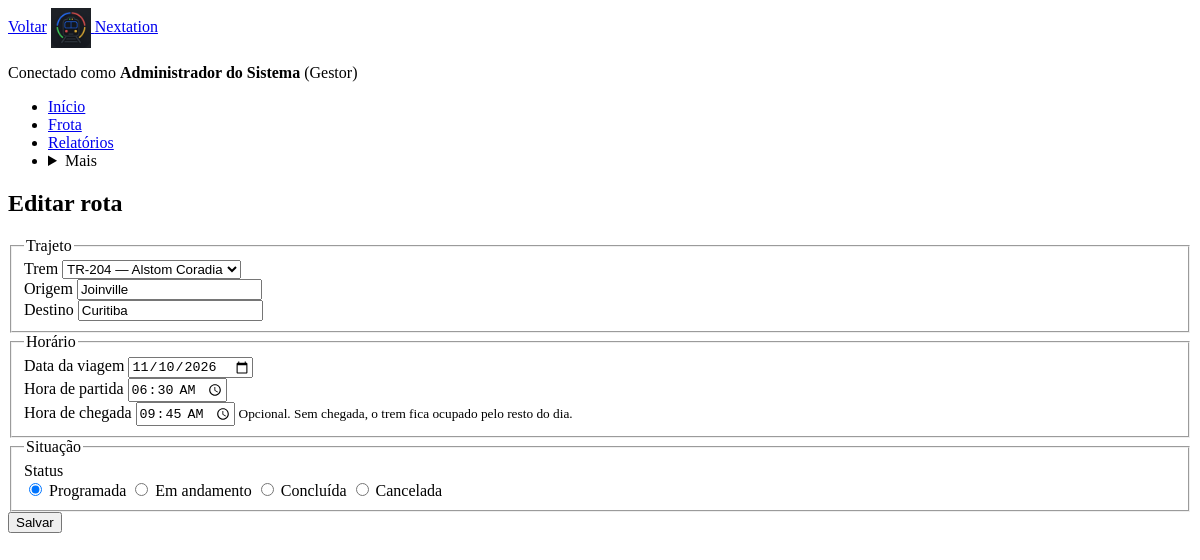
/rotas_form.php?id_rota=1 (signed in), run on the app's committed database.
### tables this page shows
CREATE TABLE rotas (
    id_rota INT NOT NULL AUTO_INCREMENT,
    id_trem INT NOT NULL,
    origem VARCHAR(80) NOT NULL,
    destino VARCHAR(80) NOT NULL,
    data_viagem DATE NOT NULL,
    hora_partida TIME NOT NULL,
    hora_chegada TIME,
    status ENUM('programada','em_andamento','concluida','cancelada') NOT NULL DEFAULT 'programada',
    PRIMARY KEY (id_rota),
    CONSTRAINT fk_rotas_trens FOREIGN KEY (id_trem) REFERENCES trens (id_trem) ON DELETE RESTRICT
);

CREATE TABLE trens (
    id_trem INT NOT NULL AUTO_INCREMENT,
    prefixo VARCHAR(10) NOT NULL,
    modelo VARCHAR(60) NOT NULL,
    ano INT NOT NULL,
    status ENUM('em_operacao','manutencao','inativo') NOT NULL DEFAULT 'em_operacao',
    capacidade DECIMAL(8,2) NOT NULL,
    ultima_inspecao DATE NULL,
    PRIMARY KEY (id_trem),
    UNIQUE KEY uq_trens_prefixo (prefixo)
);

### includes/funcoes.php (called while the page is built, shortened)
<?php
function e($texto)
{
    return htmlspecialchars((string)$texto, ENT_QUOTES, 'UTF-8');
}
function statusRotas()
{
    return [
        'programada'   => 'Programada',
        'em_andamento' => 'Em andamento',
        'concluida'    => 'Concluída',
        'cancelada'    => 'Cancelada',
    ];
}

### rotas_form.php (the view, shortened to what this page needs)
<?php
require __DIR__ . '/config/conexao.php';
require __DIR__ . '/includes/funcoes.php';
$volta = filtrosRotasQuery($_POST['volta'] ?? ($_GET['volta'] ?? ''));
$destino_volta = 'rotas.php' . ($volta !== '' ? '?' . $volta : '');
$erros = [];
$id_rota = 0;
$dados = ['id_trem' => '', 'origem' => '', 'destino' => '', 'data_viagem' => '', 'hora_partida' => '', 'hora_chegada' => '', 'status' => 'programada'];
if ($_SERVER['REQUEST_METHOD'] === 'POST') {
    $id_rota = (int)($_POST['id_rota'] ?? 0);
    $dados['id_trem']      = (int)($_POST['id_trem'] ?? 0);
    $dados['origem']       = trim($_POST['origem'] ?? '');
    $dados['destino']      = trim($_POST['destino'] ?? '');
    $dados['data_viagem']  = trim($_POST['data_viagem'] ?? '');
    $dados['hora_partida'] = trim($_POST['hora_partida'] ?? '');
    $dados['hora_chegada'] = trim($_POST['hora_chegada'] ?? '');
    $dados['status']       = $_POST['status'] ?? '';
    $stmt = $conexao->prepare('SELECT id_trem FROM trens WHERE id_trem = ?');
    $stmt->bind_param('i', $dados['id_trem']);
    $stmt->execute();
    if ($stmt->get_result()->num_rows === 0) {
        $erros[] = 'Selecione um trem válido.';
    }
    $stmt->close();
    if ($dados['origem'] === '' || strlen($dados['origem']) > 80) {
        $erros[] = 'Informe a origem (até 80 caracteres).';
    }
    if ($dados['destino'] === '' || strlen($dados['destino']) > 80) {
        $erros[] = 'Informe o destino (até 80 caracteres).';
    }
    if ($dados['origem'] !== '' && strcasecmp($dados['origem'], $dados['destino']) === 0) {
        $erros[] = 'Origem e destino devem ser diferentes.';
    }
    if (!dataValida($dados['data_viagem'])) {
        $erros[] = 'Informe uma data de viagem válida.';
    }
    $partida = horaValida($dados['hora_partida']);
    if ($partida === null) {
        $erros[] = 'Informe uma hora de partida válida.';
    }
    $chegada = null;
    if ($dados['hora_chegada'] !== '') {
        $chegada = horaValida($dados['hora_chegada']);
        if ($chegada === null) {
            $erros[] = 'Informe uma hora de chegada válida.';
        } elseif ($partida !== null && $chegada <= $partida) {
            $erros[] = 'A chegada deve ser depois da partida (viagens dentro do mesmo dia).';
        }
    }
    if (!array_key_exists($dados['status'], statusRotas())) {
        $erros[] = 'Selecione um status válido.';
    }
    if (count($erros) === 0 && $dados['status'] !== 'cancelada') {
        $fim_novo = $chegada ?? '23:59:59';
        $stmt = $conexao->prepare(
            "SELECT origem, destino, hora_partida FROM rotas
             WHERE id_trem = ? AND data_viagem = ? AND status <> 'cancelada' AND id_rota <> ?
               AND hora_partida < ? AND COALESCE(hora_chegada, '23:59:59') > ?"
        );
        $stmt->bind_param('isiss', $dados['id_trem'], $dados['data_viagem'], $id_rota, $fim_novo, $partida);
        $stmt->execute();
        $conflito = $stmt->get_result()->fetch_assoc();
        $stmt->close();
        if ($conflito) {
            $erros[] = 'Este trem já tem a viagem ' . $conflito['origem'] . ' → ' . $conflito['destino']
                     . ' (partida às ' . substr($conflito['hora_partida'], 0, 5) . ') em horário sobreposto neste dia.';
        }
    }
    if (count($erros) === 0) {
        if ($id_rota > 0) {
            $stmt = $conexao->prepare(
                'UPDATE rotas SET id_trem = ?, origem = ?, destino = ?, data_viagem = ?, hora_partida = ?, hora_chegada = ?, status = ? WHERE id_rota = ?'
            );
            $stmt->bind_param('issssssi', $dados['id_trem'], $dados['origem'], $dados['destino'], $dados['data_viagem'], $partida, $chegada, $dados['status'], $id_rota);
        } else {
            $stmt = $conexao->prepare(
                'INSERT INTO rotas (id_trem, origem, destino, data_viagem, hora_partida, hora_chegada, status) VALUES (?, ?, ?, ?, ?, ?, ?)'
            );
            $stmt->bind_param('issssss', $dados['id_trem'], $dados['origem'], $dados['destino'], $dados['data_viagem'], $partida, $chegada, $dados['status']);
        }
        if ($stmt->execute()) {
            $stmt->close();
            flash($id_rota > 0 ? 'Rota atualizada com sucesso.' : 'Rota cadastrada com sucesso.');
            header('Location: ' . $destino_volta);
            exit;
        }
        $stmt->close();
        $erros[] = 'Não foi possível gravar a rota. Tente novamente.';
    }
} elseif (isset($_GET['id_rota'])) {
    $id_rota = (int)$_GET['id_rota'];
    $stmt = $conexao->prepare('SELECT id_trem, origem, destino, data_viagem, hora_partida, hora_chegada, status FROM rotas WHERE id_rota = ?');
    $stmt->bind_param('i', $id_rota);
    $stmt->execute();
    $linha = $stmt->get_result()->fetch_assoc();
    $linha['hora_partida'] = substr($linha['hora_partida'], 0, 5);
    $linha['hora_chegada'] = $linha['hora_chegada'] ? substr($linha['hora_chegada'], 0, 5) : '';
    $dados = $linha;
}
$lista_trens = $conexao->query('SELECT id_trem, prefixo, modelo FROM trens ORDER BY prefixo');
$editando = $id_rota > 0;
$titulo = $editando ? 'Editar rota' : 'Cadastrar rota';
require __DIR__ . '/includes/cabecalho.php';
?>
<section class="pagina-cabecalho">
    <h1 class="titulo-pagina"><?= e($titulo) ?></h1>
</section>
<form class="formulario formulario-rota" method="POST" action="rotas_form.php">
    <fieldset class="grupo grupo-trajeto">
        <legend class="grupo-titulo">Trajeto</legend>
        <div class="campo">
            <label class="campo-rotulo" for="id_trem">Trem</label>
            <select class="campo-entrada" id="id_trem" name="id_trem" required>
                <?php while ($t = $lista_trens->fetch_assoc()): ?>
                    <option value="<?= (int)$t['id_trem'] ?>" <?= (int)$dados['id_trem'] === (int)$t['id_trem'] ? 'selected' : '' ?>>
                        <?= e($t['prefixo']) ?> — <?= e($t['modelo']) ?>
                    </option>
                <?php endwhile; ?>
            </select>
        </div>
        <div class="campo">
            <label class="campo-rotulo" for="origem">Origem</label>
            <input class="campo-entrada" type="text" id="origem" name="origem" maxlength="80" value="<?= e($dados['origem']) ?>" required>
        </div>
        <div class="campo">
            <label class="campo-rotulo" for="destino">Destino</label>
            <input class="campo-entrada" type="text" id="destino" name="destino" maxlength="80" value="<?= e($dados['destino']) ?>" required>
        </div>
    </fieldset>
    <fieldset class="grupo grupo-horario">
        <legend class="grupo-titulo">Horário</legend>
        <div class="campo">
            <label class="campo-rotulo" for="data_viagem">Data da viagem</label>
            <input class="campo-entrada" type="date" id="data_viagem" name="data_viagem" value="<?= e($dados['data_viagem']) ?>" required>
        </div>
        <div class="campo">
            <label class="campo-rotulo" for="hora_partida">Hora de partida</label>
            <input class="campo-entrada" type="time" id="hora_partida" name="hora_partida" value="<?= e($dados['hora_partida']) ?>" required>
        </div>
        <div class="campo">
            <label class="campo-rotulo" for="hora_chegada">Hora de chegada</label>
            <input class="campo-entrada" type="time" id="hora_chegada" name="hora_chegada" value="<?= e($dados['hora_chegada']) ?>">
            <small class="campo-ajuda">Opcional. Sem chegada, o trem fica ocupado pelo resto do dia.</small>
        </div>
    </fieldset>
    <fieldset class="grupo grupo-situacao">
        <legend class="grupo-titulo">Situação</legend>
        <div class="campo campo-opcoes">
            <span class="campo-rotulo" id="rotulo-status">Status</span>
            <div class="opcoes" role="radiogroup" aria-labelledby="rotulo-status">
                <?php foreach (statusRotas() as $valor => $rotulo): ?>
                    <label class="opcao">
                        <input type="radio" name="status" value="<?= e($valor) ?>" <?= $dados['status'] === $valor ? 'checked' : '' ?> required>
                        <span class="opcao-texto"><?= e($rotulo) ?></span>
                    </label>
                <?php endforeach; ?>
            </div>
        </div>
    </fieldset>
    <div class="formulario-acoes">
        <button class="botao botao-primario botao-largo" type="submit"><?= $editando ? 'Salvar' : 'Adicionar' ?></button>
    </div>
</form>
<?php require __DIR__ . '/includes/rodape.php'; ?>

### data on the page
rotas: id_trem "TR-204 — Alstom Coradia", origem "Joinville", destino "Curitiba", data_viagem "11/10/2026", status "☑ Programada", status "☐ Em andamento", status "☐ Concluída", status "☐ Cancelada"

### other printed values
$_SESSION['usuario_nome'] "Administrador do Sistema"
rotuloPapel($_SESSION['usuario_papel']) "Gestor"
$titulo "Editar rota"
$rotulo "Programada"
$rotulo "Em andamento"
$rotulo "Concluída"
$rotulo "Cancelada"
